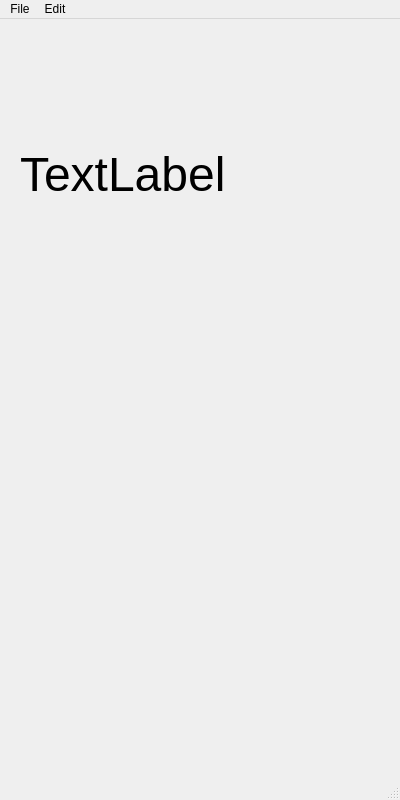
<?xml version="1.0" encoding="UTF-8"?>
<ui version="4.0">
 <class>MainWindow</class>
 <widget class="QMainWindow" name="MainWindow">
  <property name="geometry">
   <rect>
    <x>0</x>
    <y>0</y>
    <width>400</width>
    <height>800</height>
   </rect>
  </property>
  <property name="windowTitle">
   <string>MainWindow</string>
  </property>
  <widget class="QWidget" name="centralwidget">
   <widget class="QLabel" name="label">
    <property name="geometry">
     <rect>
      <x>20</x>
      <y>110</y>
      <width>361</width>
      <height>91</height>
     </rect>
    </property>
    <property name="font">
     <font>
      <pointsize>36</pointsize>
     </font>
    </property>
    <property name="text">
     <string>TextLabel</string>
    </property>
   </widget>
  </widget>
  <widget class="QMenuBar" name="menubar">
   <property name="geometry">
    <rect>
     <x>0</x>
     <y>0</y>
     <width>400</width>
     <height>27</height>
    </rect>
   </property>
   <widget class="QMenu" name="menuFile">
    <property name="title">
     <string>File</string>
    </property>
    <addaction name="actionNew"/>
    <addaction name="actionOpen"/>
    <addaction name="actionSave"/>
   </widget>
   <widget class="QMenu" name="menuEdit">
    <property name="title">
     <string>Edit</string>
    </property>
    <addaction name="actionCopy"/>
    <addaction name="actionPast"/>
   </widget>
   <addaction name="menuFile"/>
   <addaction name="menuEdit"/>
  </widget>
  <widget class="QStatusBar" name="statusbar"/>
  <action name="actionCopy">
   <property name="text">
    <string>Copy</string>
   </property>
   <property name="statusTip">
    <string>Copy a file</string>
   </property>
   <property name="shortcut">
    <string>Ctrl+C</string>
   </property>
  </action>
  <action name="actionPast">
   <property name="text">
    <string>Past</string>
   </property>
   <property name="statusTip">
    <string>past a file</string>
   </property>
   <property name="shortcut">
    <string>Ctrl+V</string>
   </property>
  </action>
  <action name="actionNew">
   <property name="text">
    <string>New</string>
   </property>
   <property name="statusTip">
    <string>Create new File</string>
   </property>
   <property name="shortcut">
    <string>Ctrl+N</string>
   </property>
  </action>
  <action name="actionOpen">
   <property name="text">
    <string>Open</string>
   </property>
  </action>
  <action name="actionSave">
   <property name="text">
    <string>Save</string>
   </property>
   <property name="statusTip">
    <string>Save a file</string>
   </property>
   <property name="shortcut">
    <string>Ctrl+S</string>
   </property>
  </action>
 </widget>
 <resources/>
 <connections/>
</ui>
